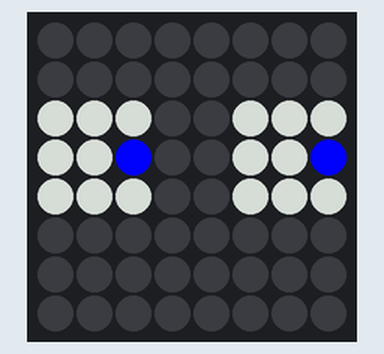
This program was run on a simulated Raspberry Pi (BCM pin numbers) with a Sense HAT. Shown: the Sense HAT's 8×8 RGB LED matrix.

Above: at 0.1 s.
At 1.1 s:
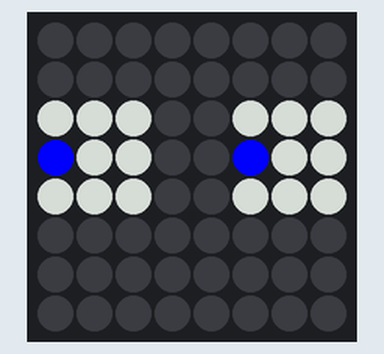

The program:

Eyes.py
```python
#!/usr/bin/python

from sense_hat import SenseHat
import time

sense = SenseHat()

w = [150,150,150]
b = [0,0,255]
e = [0,0,0]

image = [
    e,e,e,e,e,e,e,e,
    e,e,e,e,e,e,e,e,
    w,w,w,e,e,w,w,w,
    w,w,b,e,e,w,w,b,
    w,w,w,e,e,w,w,w,
    e,e,e,e,e,e,e,e,
    e,e,e,e,e,e,e,e,
    e,e,e,e,e,e,e,e
]

sense.set_pixels(image)

while True:
    time.sleep(1)
    sense.flip_h()
```

Measured:
- what the display in image 1 shows lasts 1.0 s, from 1.0 s to 2.0 s
